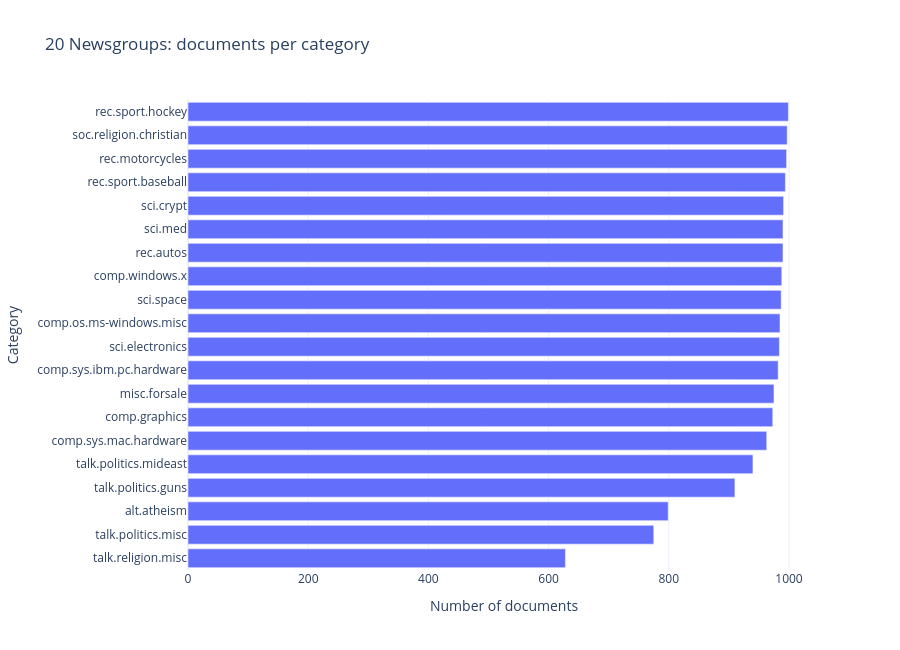
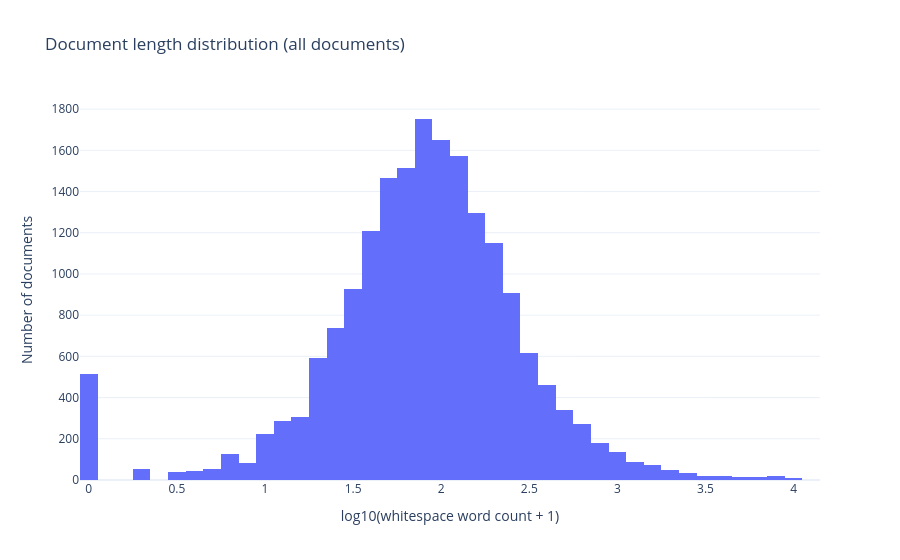

The code cell stored with these charts, in order, in its notebook:
### Markdown cell above
### Data Loading and Exploration (Eche)
For my exploration, I used all 20 Newsgroups documents after the loader removed headers, footers and quoted replies. I counted the documents in each category and measured document length by splitting the remaining text on whitespace. These lengths described the text before our NLP pipeline ran.

I kept empty documents in the analysis so the tables and charts accounted for the whole dataset. My exploration described the data; it did not involve training or evaluating a classifier.

### Code cell
from collections import Counter
import numpy as np
import pandas as pd
import plotly.express as px
from IPython.display import display

category_counts = Counter(newsgroups_data.target)
category_table = pd.DataFrame({
    "category": newsgroups_data.target_names,
    "documents": [category_counts[i] for i in range(len(newsgroups_data.target_names))],
})
document_lengths = np.array([len(doc.split()) for doc in newsgroups_data.data])
length_summary = pd.Series(document_lengths, name="words_per_document").describe(
    percentiles=[0.25, 0.5, 0.75, 0.90, 0.95, 0.99]
)
display(category_table)
display(length_summary.to_frame())
print(f"Documents: {len(document_lengths):,}; categories: {len(category_table)}")
print(f"Empty documents: {(document_lengths == 0).sum():,}")
assert category_table.documents.sum() == len(newsgroups_data.data)

category_fig = px.bar(
    category_table.sort_values("documents"), x="documents", y="category",
    orientation="h", title="20 Newsgroups: documents per category",
    labels={"documents": "Number of documents", "category": "Category"},
    height=650,
)
category_fig.update_layout(template="plotly_white")
category_fig.show()

# A log transform keeps the long tail visible without dropping extreme documents.
length_fig = px.histogram(
    x=np.log10(document_lengths + 1), nbins=60,
    title="Document length distribution (all documents)",
    labels={"x": "log10(whitespace word count + 1)", "y": "Documents"},
)
length_fig.update_layout(template="plotly_white", yaxis_title="Number of documents")
length_fig.show()

### Figure 1 — Plotly figure (JSON) as saved in the notebook; plotly's stock layout.template omitted (floating-point values rounded to 4 significant figures)
{"data": [{"hovertemplate": "Number of documents=%{x}<br>Category=%{y}<extra></extra>", "legendgroup": "", "marker": {"color": "#636efa", "pattern": {"shape": ""}}, "name": "", "orientation": "h", "showlegend": false, "textposition": "auto", "type": "bar", "x": [628, 775, 799, 910, 940, 963, 973, 975, 982, 984, 985, 987, 988, 990, 990, 991, 994, 996, 997, 999], "xaxis": "x", "y": ["talk.religion.misc", "talk.politics.misc", "alt.atheism", "talk.politics.guns", "talk.politics.mideast", "comp.sys.mac.hardware", "comp.graphics", "misc.forsale", "comp.sys.ibm.pc.hardware", "sci.electronics", "comp.os.ms-windows.misc", "sci.space", "comp.windows.x", "rec.autos", "sci.med", "sci.crypt", "rec.sport.baseball", "rec.motorcycles", "soc.religion.christian", "rec.sport.hockey"], "yaxis": "y"}], "layout": {"barmode": "relative", "height": 650, "legend": {"tracegroupgap": 0}, "title": {"text": "20 Newsgroups: documents per category"}, "xaxis": {"anchor": "y", "domain": [0, 1], "title": {"text": "Number of documents"}}, "yaxis": {"anchor": "x", "domain": [0, 1], "title": {"text": "Category"}}}}

### Figure 2 — Plotly figure (JSON) as saved in the notebook; plotly's stock layout.template omitted (floating-point values rounded to 4 significant figures; data arrays with more than 128 entries replaced by an {"elided": "..."} marker saying what was removed)
{"data": [{"bingroup": "x", "hovertemplate": "log10(whitespace word count + 1)=%{x}<br>count=%{y}<extra></extra>", "legendgroup": "", "marker": {"color": "#636efa", "pattern": {"shape": ""}}, "name": "", "nbinsx": 60, "orientation": "v", "showlegend": false, "type": "histogram", "x": {"elided": "18846 float values"}, "xaxis": "x", "yaxis": "y"}], "layout": {"barmode": "relative", "legend": {"tracegroupgap": 0}, "title": {"text": "Document length distribution (all documents)"}, "xaxis": {"anchor": "y", "domain": [0, 1], "title": {"text": "log10(whitespace word count + 1)"}}, "yaxis": {"anchor": "x", "domain": [0, 1], "title": {"text": "Number of documents"}}}}
